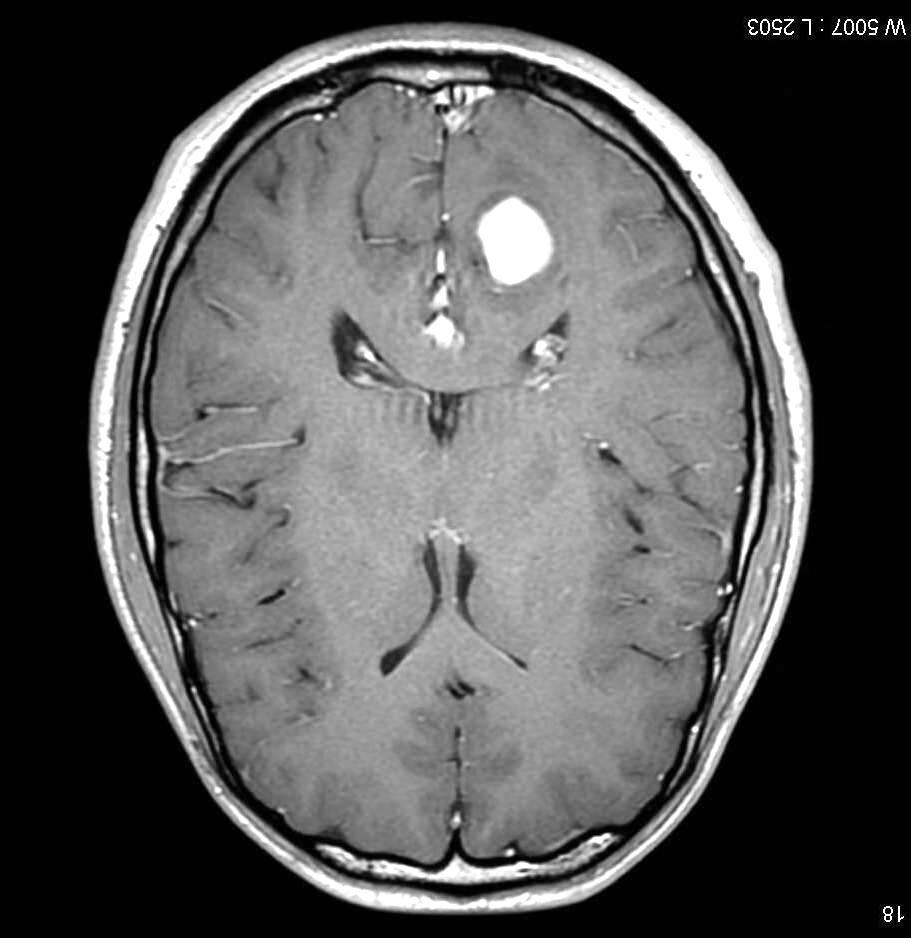
#> input picture y259.jpg, 911 x 938 px
$ jupyter execute SurgeonRobot.ipynb
#> lines starting #> are read from the running program, lines starting #| are printed output that depends on the picture; pictures that were not available may be replaced by others from this repository, and a replacement may not be noted
[cell 1]
import matplotlib.pyplot as plt
from skimage.io import imread, imshow
import numpy as np
import heapq

Graph example:

nodes : List[int] where members are coordinates in order x,y...

connections : List[List[tuple[int, float]]] where List[i] contains i's neighbors

connection: (dest: int, weight: int)

branch: (cost: int, nodeId: int)

node: List[int] where node[-1] is the heuristic

# Graph plotter

[cell 2]
def plotPoints(nodes: list[list[int]], connections: list[list[tuple[int, int]]], image, drawSize=4):
    fig, ax = plt.subplots()

    background = imread(image)
    ax.imshow(background)

    #Loop to plot points
    for i, node in enumerate(nodes):
        ax.plot(node[0], node[1], 'yo', markersize=drawSize)
        ax.annotate(str(i), (node[0], node[1]), fontsize=drawSize)

    #Subfunction to draw edges
    def drawLine(sourceNode, destNode, axis):
        axis.plot( [sourceNode[0], destNode[0]], [sourceNode[1], destNode[1]], 'ro-', linewidth=2)

    for i, group in enumerate(connections):
        for connection in group:
            drawLine(nodes[i], nodes[connection[0]], ax)


    return fig, ax

[cell 3]
def recreatePath(nodeId: int, paths) -> list[int]:
    shortestPath: list[int] = [nodeId]
    while paths[nodeId] > -1:
        shortestPath.append(paths[nodeId])
        nodeId = paths[nodeId]

    shortestPath.reverse() # .reverse() works inplace (by swaps) and does not return anything.
    return shortestPath

# Algorithm DFS

[cell 4]
def dfs(nodes: list[list[int]], connections: list[list[tuple[int, float]]], start: int, finish: int) -> tuple[list[float], list[int]]:
    distances: list[float] = [-1]*len(nodes)
    parents: list[int] = [-1]*len(nodes)
    visited = set()
    explorationQueue: list[int] = []
    explorationQueue.append(start)

    while explorationQueue:
        current = explorationQueue.pop()
        visited.add(current)
        for connectionDest, connectionWeight in connections[current]:
            if connectionDest not in visited:
                distances[connectionDest] = distances[current] + connectionWeight
                parents[connectionDest] = current
                explorationQueue.append(connectionDest)


    if start in visited and finish in visited:
        return distances[finish], recreatePath(finish, parents)
    else:
        return -1, [] # Return on failure

# Algorithm A*

[cell 5]
def calculateHeuristic(nodes: list[list[int]], start:int, finish:int) -> list[list[int]]:
	heuristicNodes = []
	for i in range(len(nodes)):
		if i != start and i != finish:
			hValue =  np.array(nodes[i]) - np.array(nodes[finish])
			hValue =  np.linalg.norm( hValue )
		else:
			hValue = 0

		heuristicNodes.append(nodes[i].copy())
		heuristicNodes[i].append(hValue)

	return heuristicNodes

[cell 6]
def aStar(nodes: list[list[int]], connections: list[list[tuple[int, float]]], start: int, finish: int) -> tuple[float, list[int]]:

    # We init array of parents of each node to -1. Then we calculate the heuristic values of each node.
    nodes = calculateHeuristic(nodes= nodes, start= start, finish= finish)

    # Arrays for optimal path memorization
    MAX_FLOAT = 10000 # Arbitrary value for infinity
    parents: list[int] = [-1]*len(nodes)
    bestParentScore: list[float] = [MAX_FLOAT]*len(nodes)
    bestParentScore[0] = 0

    # Our branches for extension will be tuples of (Cost, destId, sourceId), stored in a min-heap.
    branches: list[tuple[float, int]] = []
    branches.append( tuple((0, start)) )
    heapq.heapify(branches)

    #Poll until end  is reached, return the path and distance
    while branches:
        branchCost, branchTip = heapq.heappop(branches)
        for connectionDest, connectionWeight in connections[branchTip]:
            # nodes[i][-1] is expected to contain the heuristic value of the i'th node.
            newBranchCost = ( branchCost + connectionWeight + nodes[connectionDest][-1] - nodes[branchTip][-1])
            newBranchEnd = ( newBranchCost, connectionDest)

            if bestParentScore[connectionDest] > newBranchCost:
                bestParentScore[connectionDest] = newBranchCost
                parents[connectionDest] = branchTip

                if connectionDest == finish:
                    return newBranchCost, recreatePath(finish, parents)

                heapq.heappush(branches, newBranchEnd)


    return -1, []  # Return on failure

# Algorithm PRM

[cell 7]
def KNN_Connector(nodes: list[list[int]], k: int) -> list[list[tuple[int, int]]]:
    connections: list[list[tuple[int, int]]] = []
    mem: list[int] = []

    for nodeA in nodes:
        mem = [] # Reset memory between node runs
        for j, nodeB in enumerate(nodes):
            if nodeA != nodeB:
                dist =  np.linalg.norm( np.array(nodeA) - np.array(nodeB)  )
                mem.append( tuple( (dist, j) ))

        mem.sort() # Sort points by distance before appending best k connections to the list
        connections.append( [ tuple( (j, dist) ) for dist, j in mem[0:k] ] )

    return connections

[cell 8]
def drawPath(ax, path: list[list[int]], style):
    for i in range(len(path)-1):
        ax.plot( [path[i][0], path[i+1][0]], [path[i][1], path[i+1][1]], style)

[cell 9]
def generatePoints_PRM(startNode, targetNode, validAreas: list[list[list[int]]], sampleAmount= 30):
    nodes: list[list[int]] = []
    xHigh, xLow = validAreas[0][0]
    yHigh, yLow = validAreas[0][1]

    #Add start and target points to set
    nodes.append( startNode )
    nodes.append( targetNode )

    xCoords = [np.random.uniform(xLow,xHigh) for _ in range(sampleAmount)]
    yCoords = [np.random.uniform(yLow,yHigh) for _ in range(sampleAmount)]
    for i in range(sampleAmount):
        nodes.append( [xCoords[i], yCoords[i]] )

    return nodes

[cell 10]
def PRM_Algo(startNode, targetNode,  image, validAreas, neighborsAllowed = 4, sampleAmount= 30):
    #Generate points and connect them to form the path graph
    nodes = generatePoints_PRM(startNode= startNode, targetNode=targetNode, sampleAmount=sampleAmount, validAreas=validAreas)
    connections: list[list[tuple[int, int]]] = KNN_Connector(nodes, neighborsAllowed)

    #Draw the graph
    fig, ax = plotPoints(nodes, connections, image)

    #Find path with DFS and highlight it in yellow.
    DfsResult = dfs(nodes, connections, start=0, finish=1)
    drawPath(ax, [ nodes[x] for x in DfsResult[1] ], style='wo-')
    print(str.format("Path length is: {0}  |  The path is: {1}", round(DfsResult[0],5) ,DfsResult[1]))

    #Find path with A* and highlight it in blue.
    aStarResult = aStar(nodes, connections, start=0, finish=1)
    drawPath(ax, [ nodes[x] for x in aStarResult[1] ], style='bo--')
    print(str.format("Path length is: {0}  |  The path is: {1}", round(aStarResult[0],5) ,aStarResult[1]))

    return

[cell 11]
PRM_Algo(startNode= [190, 190], targetNode = [500, 250], image='y259.jpg', validAreas=[[ [630,230], [850,150] ]], sampleAmount=70)
#> in plotPoints, background is the input picture: shape (938, 911, 3); min 0, max 255, mean 83.6
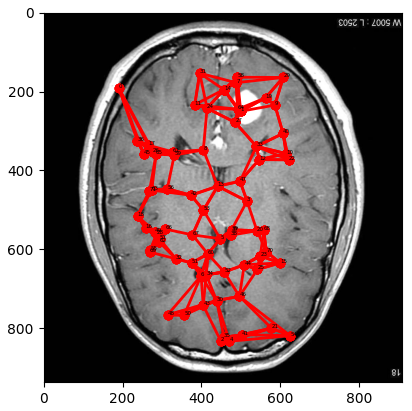
#> figure drawn by matplotlib, 1 panel

[cell 12]
PRM_Algo(startNode= [100, 100], targetNode = [170, 165], image='Y3.jpg', validAreas=[[ [350,100], [450,100] ]])
PRM_Algo(startNode= [190, 190], targetNode = [500, 250], image='y259.jpg', validAreas=[[ [630,230], [850,150] ]], sampleAmount=70)
PRM_Algo(startNode= [190, 190], targetNode = [500, 710], image='y529.jpg', validAreas=[[ [630,230], [850,150] ]], sampleAmount=70)
#> call 4 of plotPoints, with image = 'y529.jpg', drawSize = 4
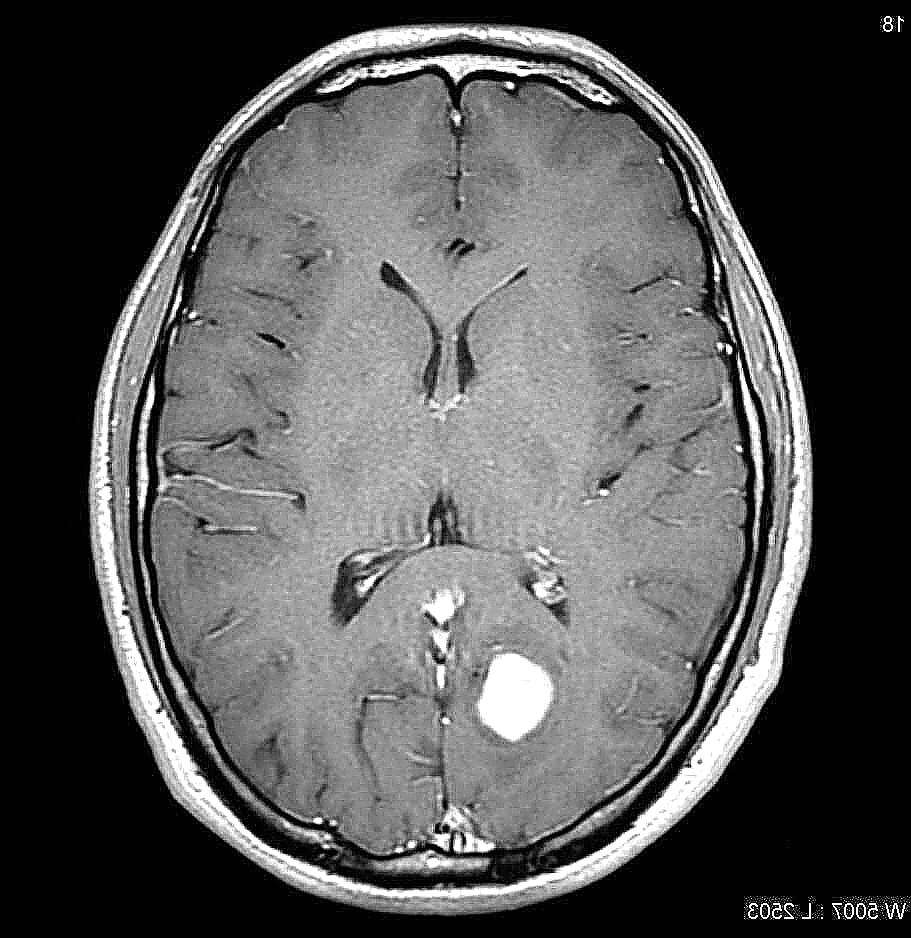
#> input picture y529.jpg, 911 x 938 px
#> in plotPoints, background is the input picture: shape (938, 911, 3); min 0, max 255, mean 83.7
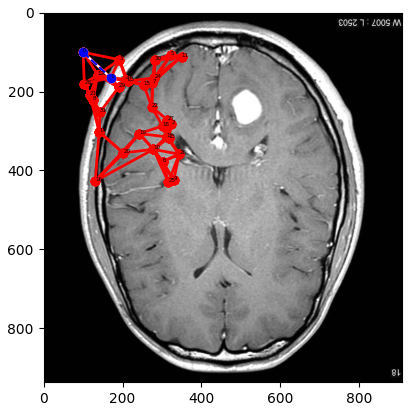
#> figure drawn by matplotlib, 1 panel
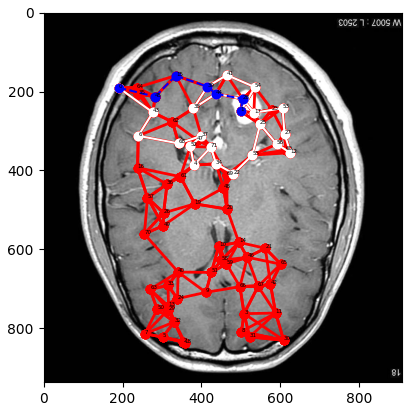
#> figure drawn by matplotlib, 1 panel
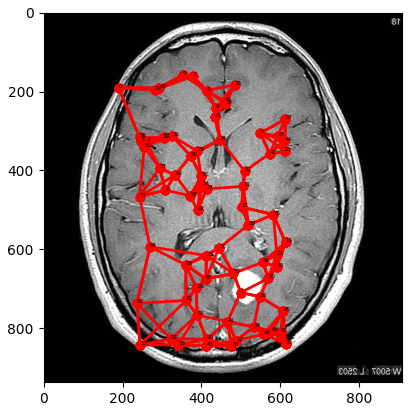
#> figure drawn by matplotlib, 1 panel

# Step by step example:

 ~ First we generate points:

[cell 13]
nodes = generatePoints_PRM(startNode= [350, 350], targetNode=[170, 165], sampleAmount= 30, validAreas=[[ [350,100], [450,100] ]])
connections: list[list[tuple[int, int]]] = []
fig, ax = plotPoints(nodes, connections, image='Y3.jpg', drawSize=5)
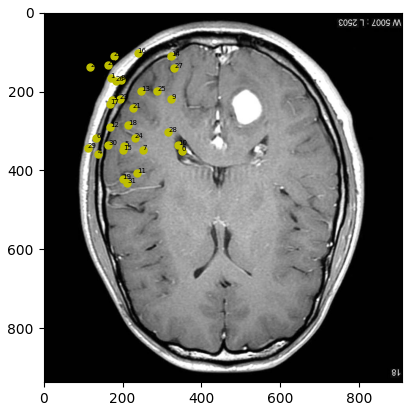
#> figure drawn by matplotlib, 1 panel

~ Second we connect the points to form a graph

[cell 14]
connections: list[list[tuple[int, int]]] = KNN_Connector(nodes, k= 4)
fig, ax = plotPoints(nodes, connections, image='Y3.jpg')
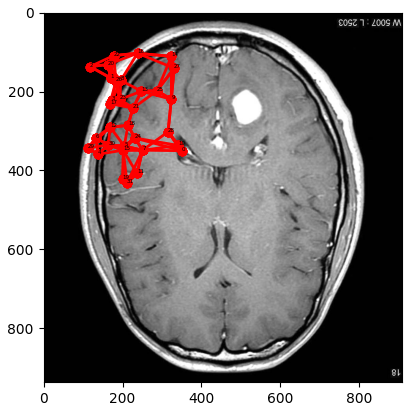
#> figure drawn by matplotlib, 1 panel

~ Third (For comparison purpose in project) we run "stupid" dfs to find the path.

[cell 15]
result = dfs(nodes, connections, start=0, finish=1)
drawPath(ax, [ nodes[x] for x in result[1] ], style='wo-')
print(result)
fig

~ Fourth we generate the shortest path with A*

[cell 16]
result = aStar(nodes, connections, start=0, finish=1)

nodes = calculateHeuristic(nodes, 0, 1)
for i, node in enumerate(nodes):
    ax.annotate(str(round(node[-1],3)), (node[0], node[1]), fontsize=6)

drawPath(ax, [ nodes[x] for x in result[1] ], style='bo--')
print(result)
fig
